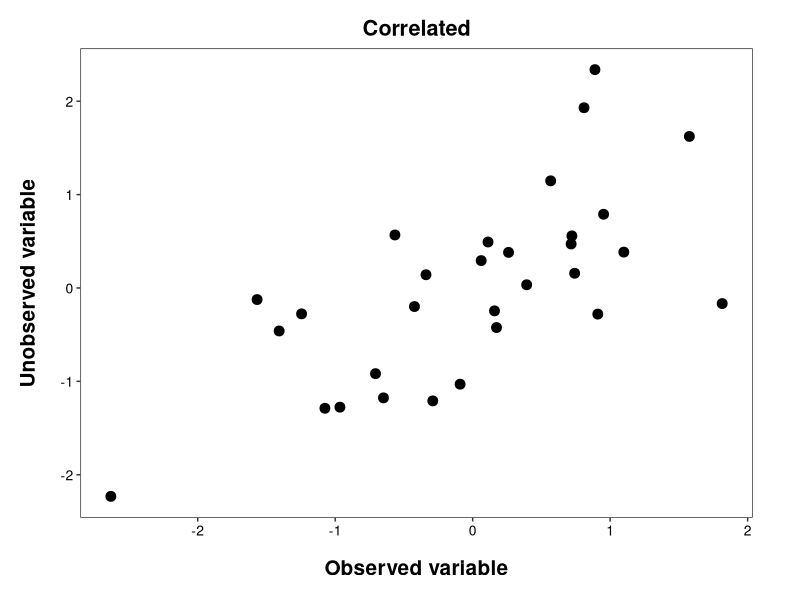
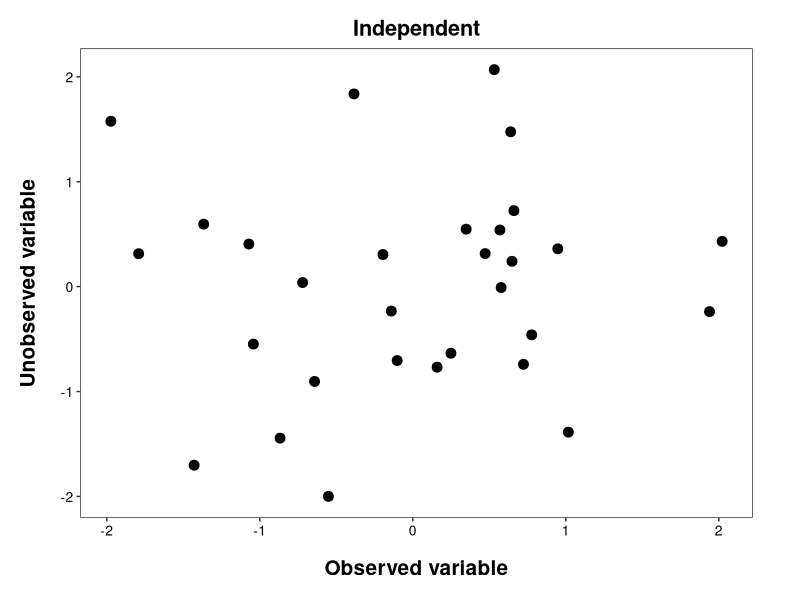
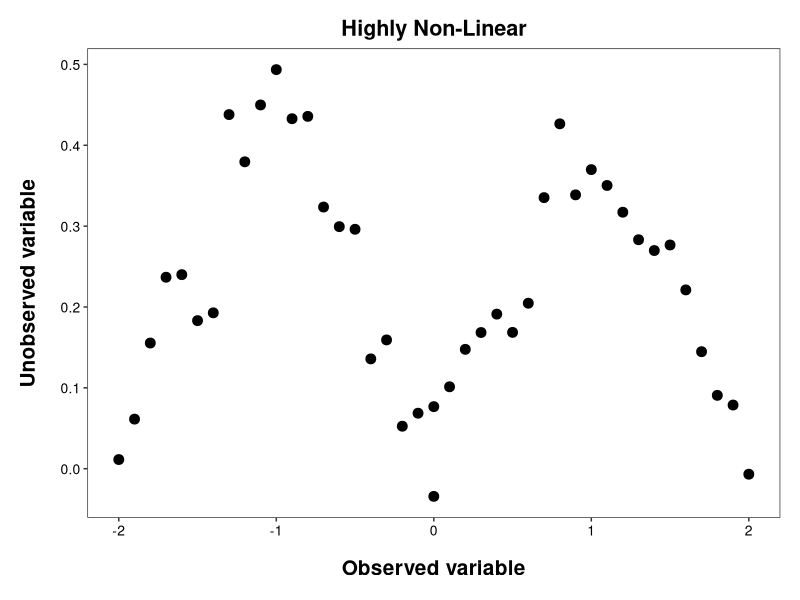

Here is the R script that generated these plots, in order:
library(MASS)
library(ggplot2)
library(patchwork)

#####################################
# Appendix C5                       #
#####################################

## Correlated
L <- 2
set.seed(1200)
Sigma <- diag(L)
Sigma[1,2] <- Sigma[2, 1] <- 0.8
X <-  mvrnorm(n = 30, mu = rep(0, L), Sigma = Sigma)
X_use <- apply(X, 2, scale)
colnames(X_use) <- c("X1", "X2")
X_use <- as.data.frame(X_use)

## Independent
L <- 2
set.seed(1500)
Sigma <- diag(L)
X <-  mvrnorm(n = 30, mu = rep(0, L), Sigma = Sigma)
X_ind <- apply(X, 2, scale)
colnames(X_ind) <- c("X1", "X2")
X_ind <- as.data.frame(X_ind)

## Non-Linear
set.seed(2000)
Sigma <- diag(L)
X  <-  seq(from = -2, to = 0, by = 0.1)
X2 <-  dnorm(seq(from = -2, to = 2, by = 0.2)) + rnorm(n = length(X), sd = 0.05)
X_2  <-  seq(from = 0, to = 2, by = 0.1)
X2_2 <-  dnorm(seq(from = -2, to = 2, by = 0.2)) + rnorm(n = length(X), sd = 0.05)
X_non <- cbind(c(X, X_2), c(X2, X2_2))
colnames(X_non) <- c("X1", "X2")
X_non <- as.data.frame(X_non)

p1 <- ggplot(X_use, aes(x=X1, y=X2)) +
  geom_point(size=3, shape=19) + theme_bw() +
  xlab("Observed variable") + ylab("Unobserved variable") +
  theme(axis.title = element_text(size = 15),
        axis.title.x = element_text(margin = margin(t = 15)),
        axis.title.y = element_text(margin = margin(r = 15)),
        axis.text = element_text(color = "black", size = 10),
        title = element_text(size = 13, face = "bold"),
        plot.title = element_text(hjust = 0.5),
        plot.margin = margin(0.5, 1.2, 0.5, 0.5, "cm"),
        panel.grid = element_blank()) +
  ggtitle("Correlated")

p2 <- ggplot(X_ind, aes(x=X1, y=X2)) +
  geom_point(size=3, shape=19) + theme_bw() +
  xlab("Observed variable") + ylab("Unobserved variable") +
  theme(axis.title = element_text(size = 15),
        axis.title.x = element_text(margin = margin(t = 15)),
        axis.title.y = element_text(margin = margin(r = 15)),
        axis.text = element_text(color = "black", size = 10),
        title = element_text(size = 13, face = "bold"),
        plot.title = element_text(hjust = 0.5),
        plot.margin = margin(0.5, 1.2,0.5, 0.5, "cm"),
        panel.grid = element_blank()) +
  ggtitle("Independent")

p3 <- ggplot(X_non, aes(x=X1, y=X2)) +
  geom_point(size=3, shape=19) + theme_bw() +
  xlab("Observed variable") + ylab("Unobserved variable") +
  theme(axis.title = element_text(size = 15),
        axis.title.x = element_text(margin = margin(t = 15)),
        axis.title.y = element_text(margin = margin(r = 15)),
        axis.text = element_text(color = "black", size = 10),
        title = element_text(size = 13, face = "bold"),
        plot.title = element_text(hjust = 0.5),
        plot.margin = margin(0.5,0.5,0.5, 0.5, "cm"),
        panel.grid = element_blank()) +
  ggtitle("Highly Non-Linear")

#####################################
# Figure OA-6                       #
#####################################

pdf("../Figures/Figure OA-6.pdf", height = 4, width = 4)
p1
p2
p3
dev.off()
